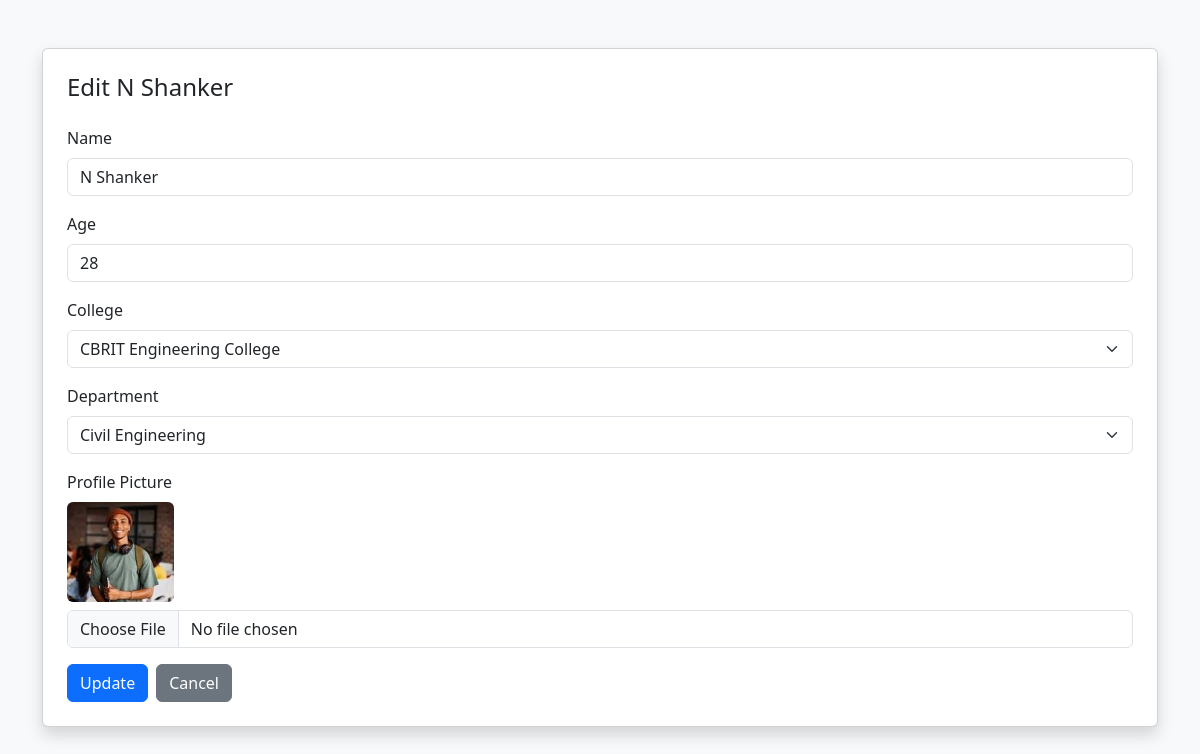
/student/edit/23/, run on the app's committed database.
### app1/models.py (models this page shows, shortened)
class Student(models.Model):
    student_id = models.CharField(max_length=15, unique=True)
    student_name = models.CharField(max_length=50)
    student_age = models.PositiveIntegerField()
    joining_year = models.PositiveSmallIntegerField(blank=True, null=True)
    college = models.ForeignKey(College, on_delete=models.CASCADE)
    dept = models.ForeignKey(Department, on_delete=models.CASCADE)
    profile_picture = models.ImageField(upload_to='student_profiles/',blank=True,null=True)

class College(models.Model):
    college_id = models.CharField(max_length=10, unique=True)
    college_name = models.CharField(max_length=100)

class Department(models.Model):
    dept_id = models.CharField(max_length=10, unique=True)
    dept_name = models.CharField(max_length=50)

### app1/views.py (the view, shortened to what this page needs)
# urls.py: path('student/edit/<int:id>/', views.edit_student, name='edit_student'),
def edit_student(request, id):
    student = get_object_or_404(Student, id=id)
    return render(request, 'app1/edit_student.html', {
        'student': student,
        'colleges': College.objects.all(),
        'departments': Department.objects.all()
    })

### app1/templates/app1/edit_student.html (shortened to what this page needs)
{% load static %}
<!DOCTYPE html>
<html lang="en">
<head>
    <link href="https://cdn.jsdelivr.net/npm/bootstrap@5.3.2/dist/css/bootstrap.min.css" rel="stylesheet">
</head>
<body class="bg-light">
<div class="container mt-5">
    <div class="card shadow p-4">
        <h4 class="mb-4">Edit {{ student.student_name }}</h4>
        <form method="post" enctype="multipart/form-data">
            <div class="mb-3">
                <label class="form-label" for="student_name">Name</label>
                <input type="text"
                       id="student_name"
                       name="student_name"
                       value="{{ student.student_name }}"
                       class="form-control"
                       required>
            </div>
            <div class="mb-3">
                <label class="form-label" for="student_age">Age</label>
                <input type="number"
                       id="student_age"
                       name="student_age"
                       value="{{ student.student_age }}"
                       class="form-control"
                       required>
            </div>
            <div class="mb-3">
                <label class="form-label" for="college">College</label>
                <select id="college" name="college" class="form-select" required>
                    {% for college in colleges %}
                        <option value="{{ college.id }}"
                            {% if student.college.id == college.id %}selected{% endif %}>
                            {{ college.college_name }}
                        </option>
                    {% endfor %}
                </select>
            </div>
            <div class="mb-3">
                <label class="form-label" for="dept">Department</label>
                <select id="dept" name="dept" class="form-select" required>
                    {% for dept in departments %}
                        <option value="{{ dept.id }}"
                            {% if student.dept.id == dept.id %}selected{% endif %}>
                            {{ dept.dept_name }}
                        </option>
                    {% endfor %}
                </select>
            </div>
            <div class="mb-3">
                <label class="form-label" for="profile_picture">Profile Picture</label>
                {% if student.profile_picture %}
                    <div class="mb-2">
                        <img src="{{ student.profile_picture.url }}"
                             alt="Profile"
                             height="100"
                             class="rounded">
                    </div>
                {% endif %}
                <input type="file"
       id="profile_picture"
       name="profile_picture"
       class="form-control"
       accept=".jpg,.jpeg">
            </div>
            <div class="d-flex gap-2">
                <button type="submit" class="btn btn-primary">Update</button>
                <a href="{% url 'home' %}" class="btn btn-secondary">Cancel</a>
            </div>
        </form>
    </div>
</div>
</body>
</html>

### data on the page
Student: student_name "N Shanker", student_age "28", college "CBRIT Engineering College", dept "Civil Engineering", profile_picture (picture)
